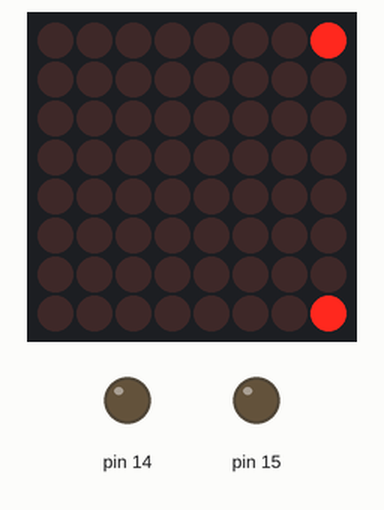
Recording of a sketch running on a simulated Arduino Uno, built with avr-gcc and run on an emulated ATmega328P. Shown: 8×8 LED matrix, output pins drawn as LEDs (lit = HIGH). Wiring (inferred from the names in the program): LED matrix (orientation assumed): rows pin 2, pin 7, pin 19, pin 5, pin 10, pin 18, pin 11, pin 16; columns pin 6, pin 12, pin 13, pin 3, pin 17, pin 4, pin 8, pin 9. Pins used as bus, display or sensor lines are not drawn.

Above: at 0.2 s.
At 3.48 s:
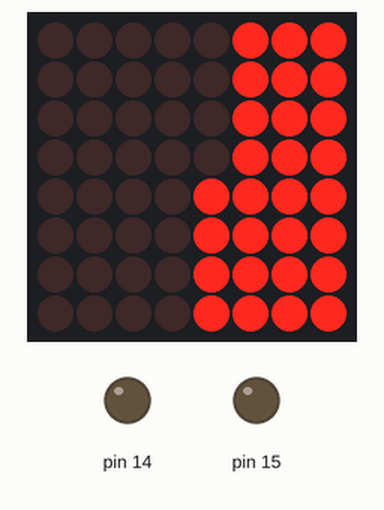
At 9.3 s:
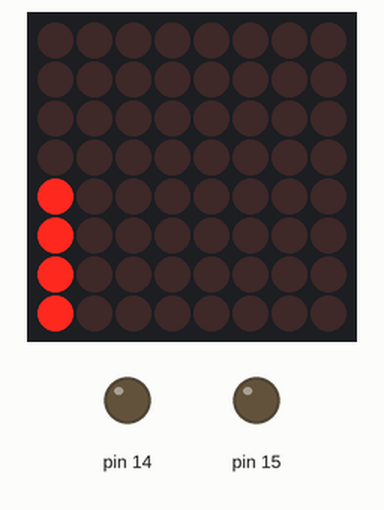
At 20.04 s:
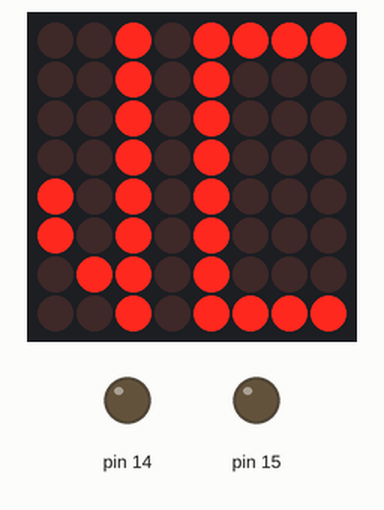
At 28.9 s:
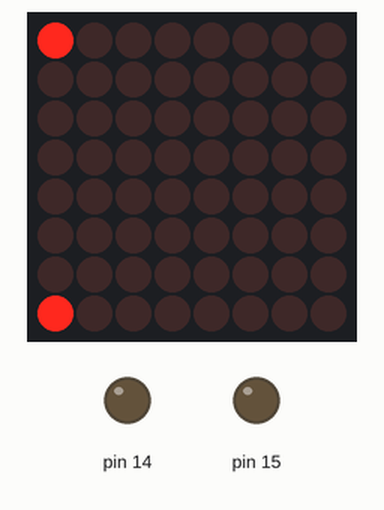
At 39.64 s:
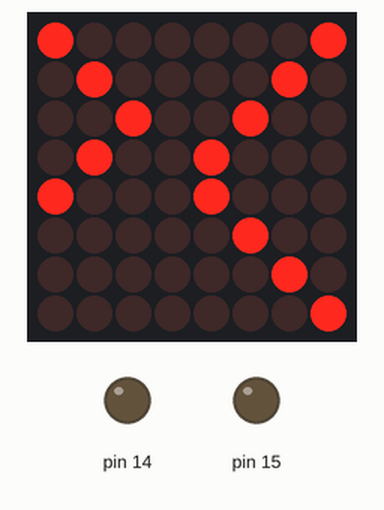

The sketch:

sketch_jul27a.ino
```cpp
#include "letters_resource.h"

/* Pins of rows and columns numbered 0-7 */
const int rows[8] = {2, 7, 19, 5, 10, 18, 11, 16};
const int cols[8] = {6, 12, 13, 3, 17, 4, 8, 9};

/* Message buffer that is used to manipulate current display */
int message_buffer[8] = {B00000000,
B00000000,
B00000000,
B00000000,
B00000000,
B00000000,
B00000000,
B00000000};

/* Test message I am using for this demonstration */
int *message[16] = {letter_i, space, heart, space, letter_s, letter_a, letter_n, letter_d, letter_r, letter_a, space, letter_p, letter_a, letter_p, letter_o, space};
const int MESSAGE_SIZE = 16; // TODO: Replace with sizeof
const int MESSAGE_SCROLL_SPEED = 100;

/* Variables to help determine current column to be appended */
int counter = 0;
long long timeVar;

/* Setup Helper Functions */
void pinModeOutputForRowsAndColumns() {
  for (int i = 2; i < 20; i++) {
    pinMode(i, OUTPUT);
  }
}

/* Loop Helper Functions */

int ledLitOrNot(int ledValue, int col) {
  ledValue >>= 7 - col;
  if (ledValue & 1 == 1)
    return LOW;

  return HIGH;
}

void turnOnRow(int ledArray[8], int row) {
  digitalWrite(rows[row], HIGH);
  for (int col = 0; col < 8; col++)
    digitalWrite(cols[col], ledLitOrNot(ledArray[row], col));
}

void turnOffRow(int ledArray[8], int row) {
  digitalWrite(rows[row], LOW);
  for (int col = 0; col < 8; col++)
    digitalWrite(cols[col], LOW);
}

void toggleRow(int ledArray[8], int row) {
  turnOnRow(ledArray, row);
  delay(1);
  turnOffRow(ledArray, row);
}

void drawImage() {
  for (int row = 0; row < 8; row++) {
    toggleRow(message_buffer, row);
  }
}

/* Main Functions */
void setup() {
  Serial.begin(9600);
  pinModeOutputForRowsAndColumns();
  timeVar = millis();
}

void updateCounterAndTime() {
  counter = (counter + 1) % (MESSAGE_SIZE * 8);
  timeVar = millis();
}

void shiftBuffer() {
  for (int row = 0; row < 8; row++)
    message_buffer[row] <<= 1;
}

void appendBufferWithCurrentCharacterColumn(int imageArray[8]) {
  int colToShift = counter % 8;
  for (int row = 0; row < 8; row++) {
    int currentImageRow = imageArray[row];
    currentImageRow >>= 7 - colToShift;
    currentImageRow &= 1;
    message_buffer[row] |= currentImageRow;
  }
}

void advanceBuffer(int *messageArray[8]) {
    updateCounterAndTime();
    shiftBuffer();
    appendBufferWithCurrentCharacterColumn(messageArray[counter/8]);
}

void advanceBufferIfCurrentTimeInvalidatesDisplay(int *messageArray[8]) {
  int timeDifference = millis() - timeVar;

  if (timeDifference > MESSAGE_SCROLL_SPEED)
    advanceBuffer(messageArray);
}

void drawMessage(int *messageArray[8]) {
  advanceBufferIfCurrentTimeInvalidatesDisplay(messageArray);
  drawImage();
}

void loop() {
  drawMessage(message);
}
```

letters_resource.h
```cpp
int letter_w[8] = {B10000001,
B10000001,
B10000001,
B10000001,
B10000001,
B10011001,
B01011010,
B01100110};

int letter_i[8] = {B11111111,
B00011000,
B00011000,
B00011000,
B00011000,
B00011000,
B00011000,
B11111111};

int letter_l[8] = {B10000000,
B10000000,
B10000000,
B10000000,
B10000000,
B10000000,
B10000000,
B11111111};

int letter_u[8] = {B01100110,
B01100110,
B01100110,
B01100110,
B01100110,
B01100110,
B01100110,
B00111100};


int heart[8] = {B00100100,
B01011010,
B10011001,
B10000001,
B10000001,
B01000010,
B00100100,
B00011000};

int space[8] = {B00000000,
B00000000,
B00000000,
B00000000,
B00000000,
B00000000,
B00000000,
B00000000};

int letter_s[8] = {B00111110,
B01000000,
B01000000,
B00111000,
B00000100,
B00000010,
B00000010,
B01111100};

int letter_a[8] = {B00011000,
B00100100,
B01000010,
B01000010,
B11111111,
B10000001,
B10000001,
B10000001};

int letter_n[8] = {B01000010,
B01100010,
B01010010,
B01010010,
B01001010,
B01001010,
B01000110,
B01000010};

int letter_d[8] = {B11110000,
B10001000,
B10000100,
B10000010,
B10000010,
B10000100,
B10001000,
B11110000};

int letter_r[8] = {B11111000,
B10000100,
B10000010,
B10000100,
B11111000,
B10001000,
B10000100,
B10000010};

int letter_p[8] = {B11111000,
B10000100,
B10000010,
B10000100,
B11111000,
B10000000,
B10000000,
B10000000};

int letter_o[8] = {B00011000,
B00100100,
B01000010,
B10000001,
B10000001,
B01000010,
B00100100,
B00011000};
```
